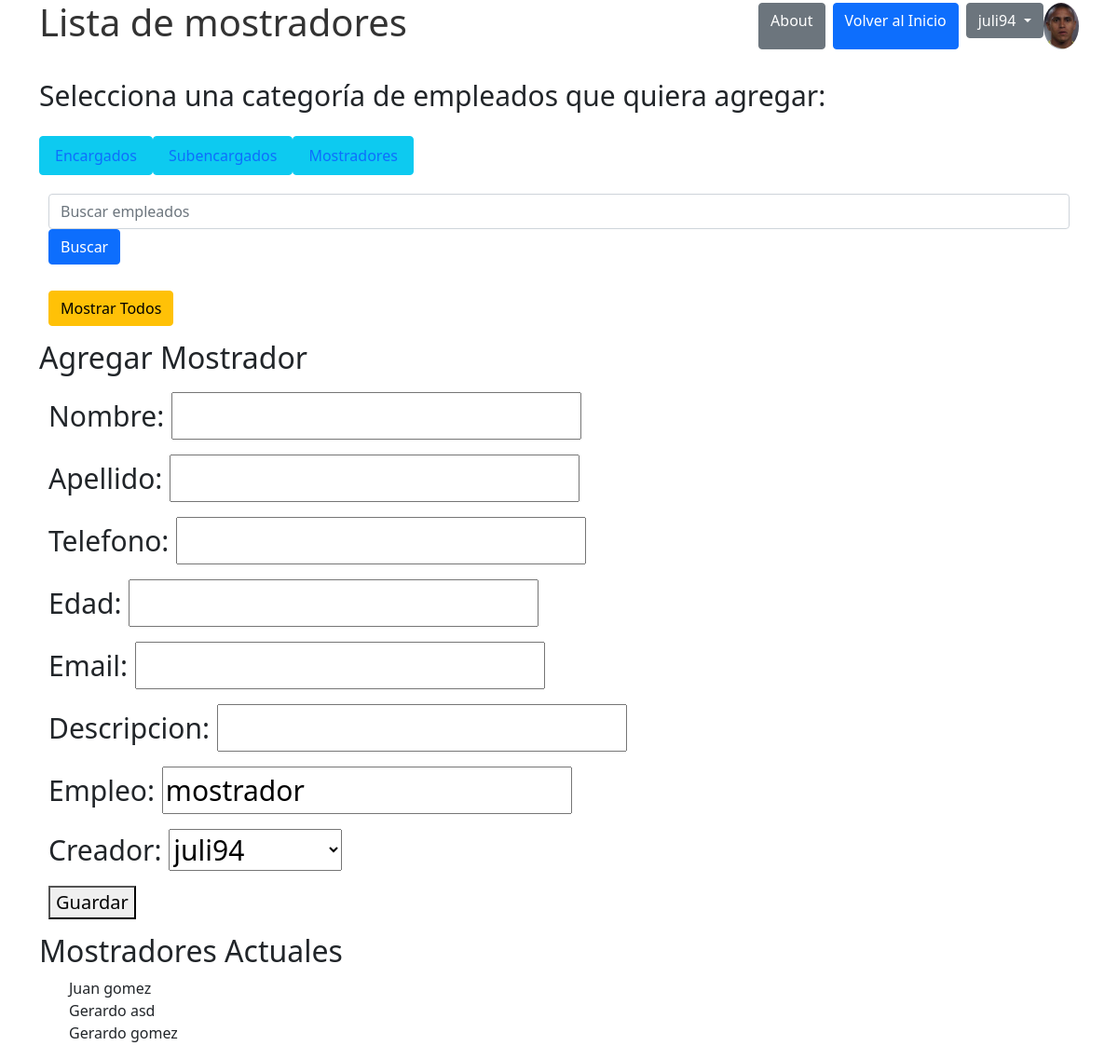
/empleados/mostradores/ (signed in), run on the app's committed database.
### perfiles/models.py (models this page shows, shortened)
class Avatar(models.Model):
    user = models.OneToOneField(User, on_delete=models.CASCADE, null=True)
    imagen = models.ImageField(upload_to='avatares', null=True, blank=True)

### empleados/models.py (models this page shows)
class mostrador(models.Model):
    Nombre = models.CharField(max_length=64)
    Apellido = models.CharField(max_length=64)
    telefono = models.CharField(max_length=20)
    edad = models.IntegerField()
    email = models.EmailField()
    descripcion = models.CharField(max_length=100)
    empleo = models.CharField(max_length=64, default='mostrador')
    creador = models.ForeignKey(User, on_delete=models.SET_NULL, null=True)

### empleados/views.py (the view)
# urls.py: path('mostradores/', views.mostradores, name='mostradores'),
@login_required
def mostradores(request):
    if request.method == 'POST':
        form = MostradorForm(request.POST)
        if form.is_valid():
            nuevo_mostrador = form.save(commit=False)
            nuevo_mostrador.creador = request.user
            nuevo_mostrador.save()
            return redirect('mostradores')
    else:
        form = MostradorForm(initial={'creador': request.user})
    mostradores = mostrador.objects.all()
    return render(request, 'mostradores.html', {'mostradores': mostradores, 'form': form})

### empleados/forms.py (shortened to what this page needs)
class MostradorForm(BaseEmpleadoForm):
    class Meta:
        model = mostrador
        fields = '__all__'

### empleados/templates de empleados/mostradores.html (shortened to what this page needs)
{% extends 'base.html' %}
{% block content %}
  <h2>Agregar Mostrador</h2>
  <form method="post">
    {{ form.as_p }}
    <button type="submit">Guardar</button>
  </form>
  <h2>Mostradores Actuales</h2>
  <ul>
    {% for mostrador in mostradores %}
      <li>{{ mostrador.Nombre }} {{ mostrador.Apellido }}</li>
    {% endfor %}
  </ul>
{% endblock %}

### templates_base/base.html (shortened to what this page needs)
{% load static %}
<!DOCTYPE html>
<html lang="es">
<head>
  <link rel="stylesheet" type="text/css" href="{% static 'css/css.css' %}">
  <link rel="stylesheet" href="https://cdn.jsdelivr.net/npm/bootstrap@5.1.3/dist/css/bootstrap.min.css">
</head>
<body>
  <div class="container">
    <div class="d-flex justify-content-between align-items-center mb-4">
      <h1>{% block heading %}Empleados{% endblock %}</h1>
      <div class="d-flex">
        <a href="{% url 'about' %}" class="btn btn-secondary me-2">About</a>
        <a href="{% url 'base' %}" class="btn btn-primary me-2">Volver al Inicio</a>
        {% if user.is_authenticated %}
          <div class="dropdown">
            <button class="btn btn-secondary dropdown-toggle" type="button" data-bs-toggle="dropdown" aria-expanded="false">
              {{ user.username }}
            </button>
          </div>
          {% if user.avatar %}
            <img src="{{ user.avatar.imagen.url }}" alt="Avatar de {{ user.username }}" class="img-fluid rounded-circle" style="max-width: 50px; max-height: 50px;">
          {% endif %}
        {% endif %}
      </div>
    </div>
    <p>Selecciona una categoría de empleados que quiera agregar:</p>
    <ul class="nav">
      <li class="nav-item"><a href="{% url 'encargados' %}" class="btn btn-info nav-link">Encargados</a></li>
      <li class="nav-item"><a href="{% url 'subencargados' %}" class="btn btn-info nav-link">Subencargados</a></li>
      <li class="nav-item"><a href="{% url 'mostradores' %}" class="btn btn-info nav-link">Mostradores</a></li>
    </ul>
    <form method="get" action="{% url 'busqueda' %}" class="mb-2">
      <input type="text" name="q" placeholder="Buscar empleados" class="form-control me-2">
      <button type="submit" class="btn btn-primary">Buscar</button>
    </form>
    <form method="get" action="{% url 'mostrarempleados' %}">
      <button type="submit" class="btn btn-warning">Mostrar Todos</button>
    </form>
    {% block content %}{% endblock %}
  </div>
</body>
</html>

### static/css/css.css (style rules this page uses)
body { background-color: rgb(238, 244, 238); }
h1 { font-size: 60px; color: #333; text-align: center; }
ul { list-style-type: none; }
ul li a { text-decoration: none; display: block; padding: 10px; background-color: #0074b8; color: #fff; border-radius: 5px; margin: 5px 0; text-align: center; }
form { width: 100%; padding: 10px; margin: 5px 0; border: none; border-radius: 7px; box-sizing: border-box; font-size: 20px; }
p { font-size: 30px; }

### data on the page
mostrador: Nombre "Juan", Apellido "gomez"
mostrador: Nombre "Gerardo", Apellido "asd"
mostrador: Nombre "Gerardo", Apellido "gomez"

### other printed values
{{ user.username }} "juli94"
